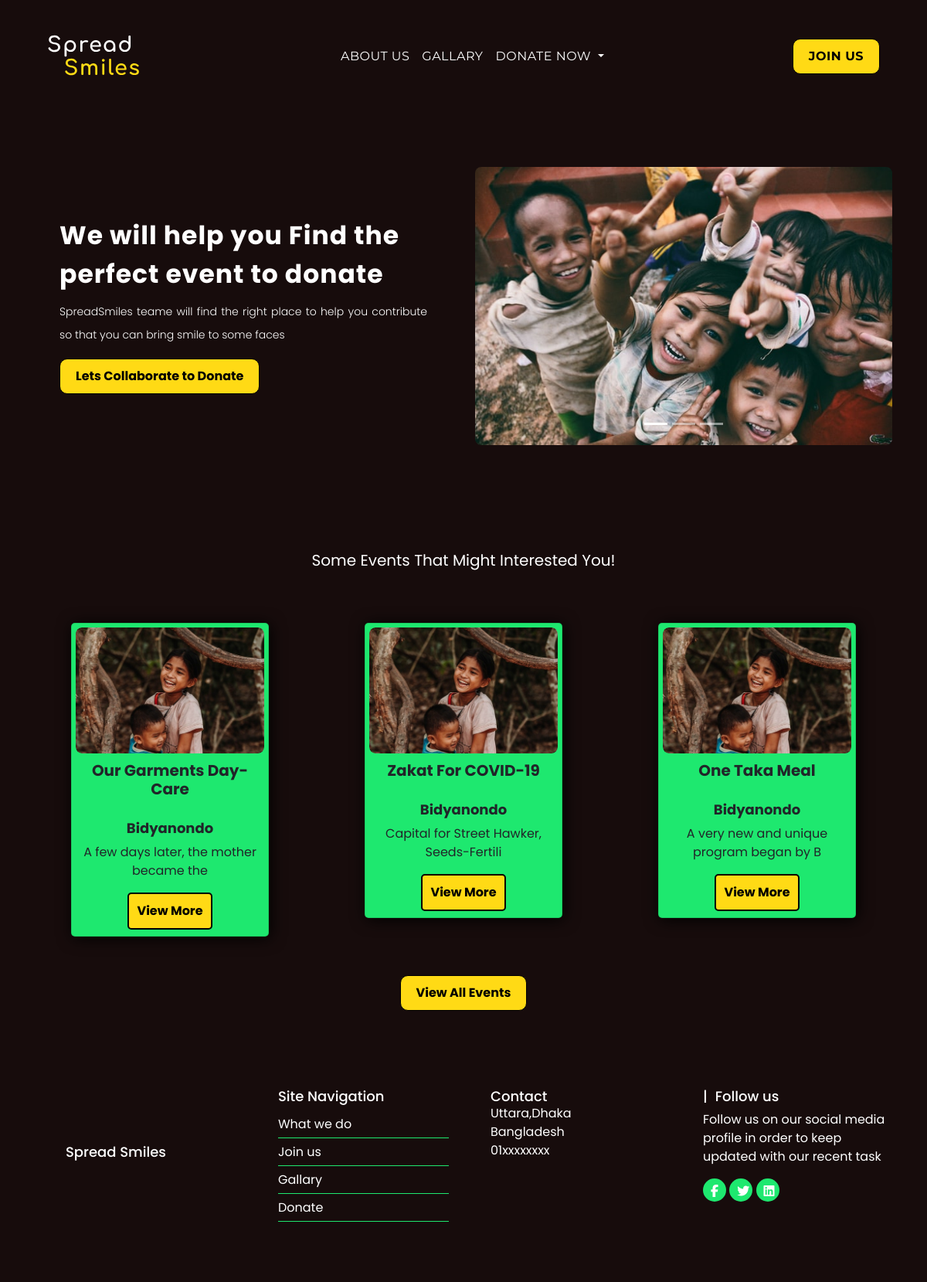
The app's page /, older data.
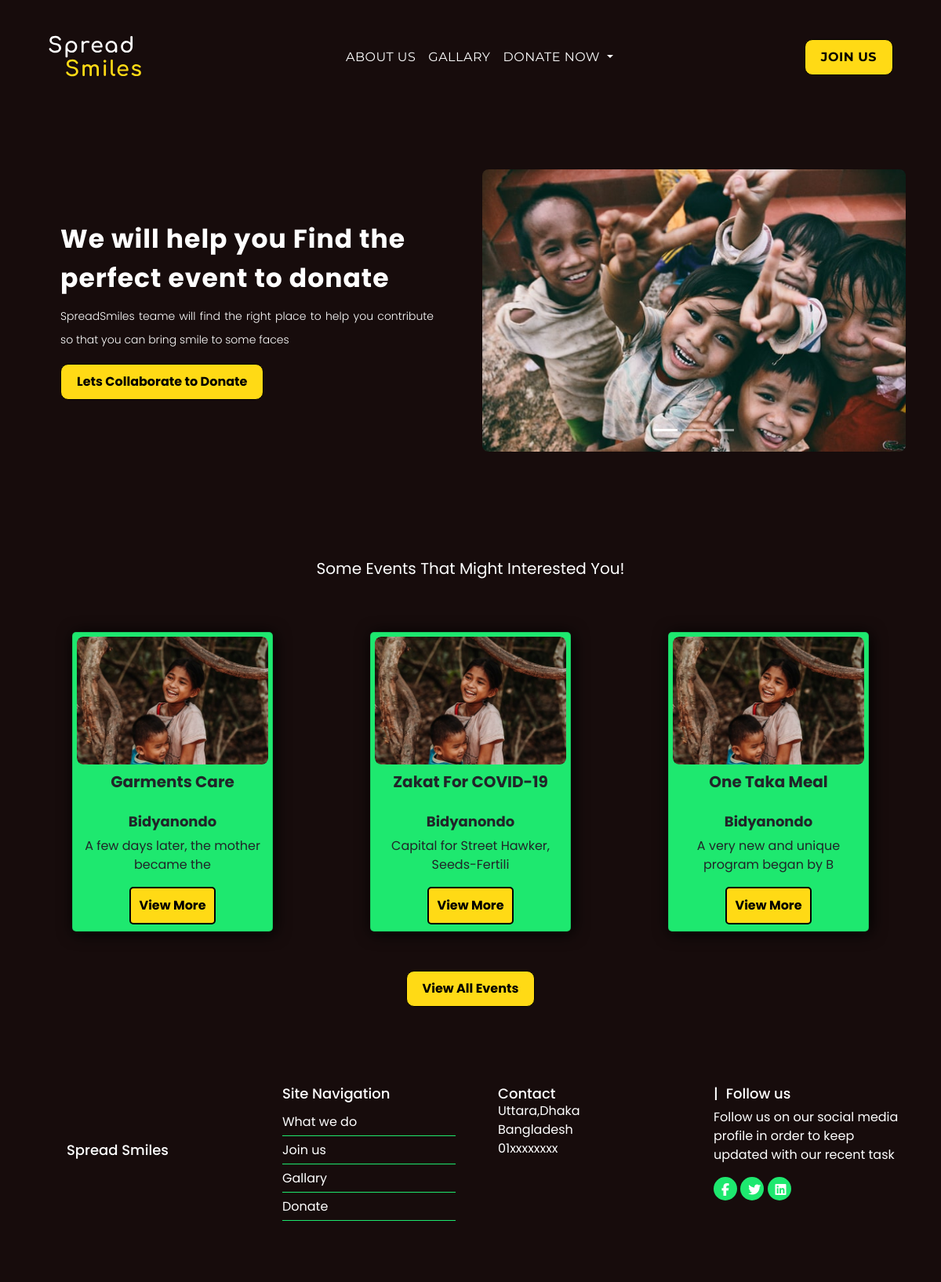
The same page, newer data.
### user/models.py (models this page shows, shortened)
class Event(models.Model):
    organization_name = models.ForeignKey(
        Organization, null=True, on_delete=models.SET_NULL)
    cover = models.ImageField(default="f.jpg", null=True, blank=False)
    event_title = models.CharField(max_length=200)
    description = models.TextField(max_length=500)
    goal = models.IntegerField(null=True)
    date_created = models.DateTimeField(auto_now_add=True)

class Organization(models.Model):
    user = models.OneToOneField(User, null=True, on_delete=models.CASCADE)
    orgname = models.CharField(max_length=200, null=True)
    orgemail = models.CharField(max_length=200, null=True)
    orgcontact = models.CharField(max_length=200, null=True)
    orgaddress = models.CharField(max_length=200, null=True)
    orglicense = models.CharField(max_length=200, null=True)
    orgdate = models.DateTimeField(auto_now_add=True, null=True)
    def __str__(self):
        return self.orgname

### user/views.py (the view)
# urls.py: path('', views.home, name="home"),
def home(request):
    events = Event.objects.all().order_by('-date_created')
    context = {'events': events}
    return render(request, 'user/homepage.html', context)

### user/templates/user/homepage.html (shortened to what this page needs)
{% extends "user/base.html" %}
{% load static %}
{% block css %}
<link rel="stylesheet" href="{% static 'css/homepage.css' %}" />
{% endblock css %}
{% block content %}
<div class="row" style="margin-top: 100px;">
  <div class="col">
    <div class="jumbotron">
      <h1 class="display-4">We will help you Find the perfect event to donate</h1>
      <p class="lead">
        SpreadSmiles teame will find the right place to help you contribute so
        that you can bring smile to some faces
      </p>
      <a class="btn ss" href="/allevents">Lets Collaborate to Donate</a>
    </div>
  </div>
  <div class="col">
    <div
      id="carouselExampleCaptions"
      class="carousel slide"
      data-ride="carousel"
    >
      <ol class="carousel-indicators">
        <li
          data-target="#carouselExampleCaptions"
          data-slide-to="0"
          class="active"
        ></li>
        <li data-target="#carouselExampleCaptions" data-slide-to="1"></li>
        <li data-target="#carouselExampleCaptions" data-slide-to="2"></li>
      </ol>
      <div class="carousel-inner">
        <div class="carousel-item active">
          <img src="{% static 'images/fs.jpg' %}" class="d-block w-100" alt="..." />
          <div class="carousel-caption d-none d-md-block"></div>
        </div>
      </div>
    </div>
  </div>
</div>
<br />
<p class="text-center so">Some events that might interested you!</p>
<div class="main text-center">
  <div class="row">
  {% for event in events|slice:":3"  %}
    <div class="col-md-4 col-sm-12 col-xs-12">
      <div class="card">
        <div class="image">
        {% if event.cover %}
          <img src="{{event.cover.url}}" alt="Coming soon" />
        {% else %}
          <img src="{% static 'images/g.jpg' %}" alt="Coming soon" />
        {% endif %}
        </div>
        <div class="title">
          <h1>{{event.event_title}}</h1>
        </div>
        <div class="des">
          <h4>{{event.organization_name}}</h4>
          <p>{{event.description|slice:":40"}}</p>
          <a href="/event/{{event.id}}" class="btn btn-primary don">View More</a>
        </div>
      </div>
    </div>
  {% endfor %}
  </div>
</div>
<div class="text-center">
  <a class="btn cs" href="/allevents" role="button">View All Events</a>
</div>
{% endblock %}

Row changes from the older to the newer data that the page shows:
changed Event "A few days later, the mother became the": event_title "Our Garments Day-Care" → "Garments Care"
